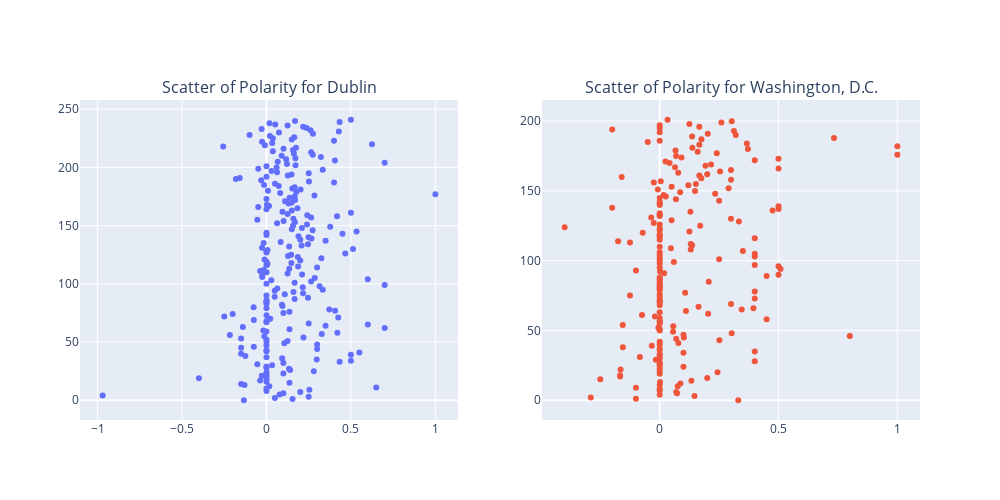

This figure's notebook cell:
### Code cell
# if not installed, its necessary to install textblob  
# !pip install textblob   # To install uncoment this line

from textblob import TextBlob

# Assuming capital_reviews_df['text'] contains text data for sentiment analysis

# Define a function to calculate sentiment polarity using TextBlob
def calculate_polarity(text):
    return TextBlob(text).sentiment.polarity

# Apply the function to the 'text' column and assign the result to a new column 'Polarity'
dublin_reviews_df['Polarity'] = dublin_reviews_df['text'].apply(calculate_polarity)
capital_reviews_df['Polarity'] = capital_reviews_df['text'].apply(calculate_polarity)


from plotly.subplots import make_subplots
import plotly.graph_objects as go


scatter_polarity = make_subplots(rows=1, cols=2 ,  subplot_titles=('Scatter of Polarity for Dublin', 'Scatter of Polarity for Washington, D.C.'))

# Plotting the distribution of sentiments for Dublin
scatter_polarity.add_trace( go.Scatter(x=dublin_reviews_df['Polarity'], y=dublin_reviews_df.index,mode="markers",name = 'Dublin'), row=1, col=1 )


# Plotting the distribution of sentiments for Capital Bikeshare
scatter_polarity.add_trace(go.Scatter(x=capital_reviews_df['Polarity'], y=capital_reviews_df.index, mode="markers", name = "Washington D.C"),  row=1, col=2)

              
scatter_polarity.update_layout(height=500, width=1000,showlegend=False)
scatter_polarity.show()

### Figure 1 — Plotly figure (JSON) as saved in the notebook; plotly's stock layout.template omitted (floating-point values rounded to 4 significant figures; data arrays with more than 128 entries replaced by an {"elided": "..."} marker saying what was removed)
{"data": [{"mode": "markers", "name": "Dublin", "type": "scatter", "x": {"elided": "242 float values"}, "xaxis": "x", "y": {"elided": "242 int values"}, "yaxis": "y"}, {"mode": "markers", "name": "Washington D.C", "type": "scatter", "x": {"elided": "202 float values"}, "xaxis": "x2", "y": {"elided": "202 int values"}, "yaxis": "y2"}], "layout": {"annotations": [{"font": {"size": 16}, "showarrow": false, "text": "Scatter of Polarity for Dublin", "x": 0.225, "xanchor": "center", "xref": "paper", "y": 1, "yanchor": "bottom", "yref": "paper"}, {"font": {"size": 16}, "showarrow": false, "text": "Scatter of Polarity for Washington, D.C.", "x": 0.775, "xanchor": "center", "xref": "paper", "y": 1, "yanchor": "bottom", "yref": "paper"}], "height": 500, "showlegend": false, "width": 1000, "xaxis": {"anchor": "y", "autorange": true, "domain": [0, 0.45], "range": [-1.104, 1.134], "type": "linear"}, "xaxis2": {"anchor": "y2", "autorange": true, "domain": [0.55, 1], "range": [-0.4953, 1.095], "type": "linear"}, "yaxis": {"anchor": "x", "autorange": true, "domain": [0, 1], "range": [-16.97, 258.0], "type": "linear"}, "yaxis2": {"anchor": "x2", "autorange": true, "domain": [0, 1], "range": [-14.15, 215.2], "type": "linear"}}}
